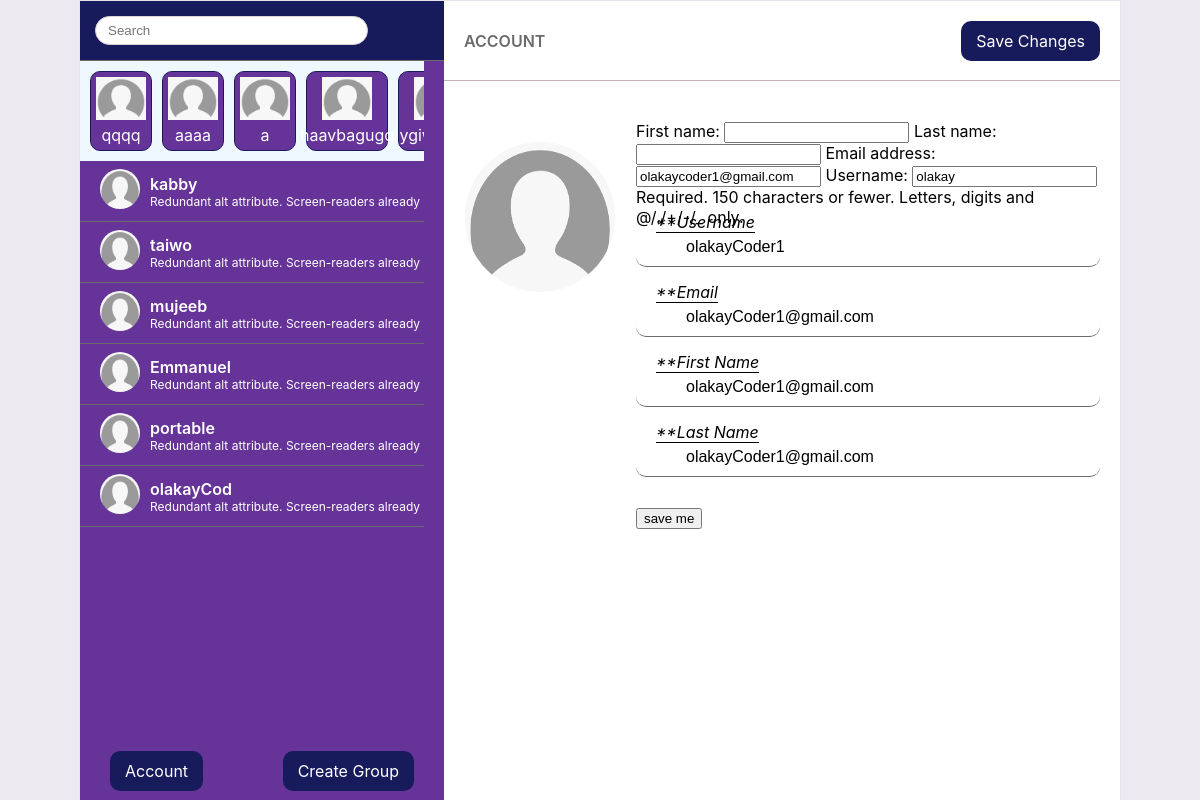
/account/profile/settings/ (signed in), run on an earlier commit of the app's database.
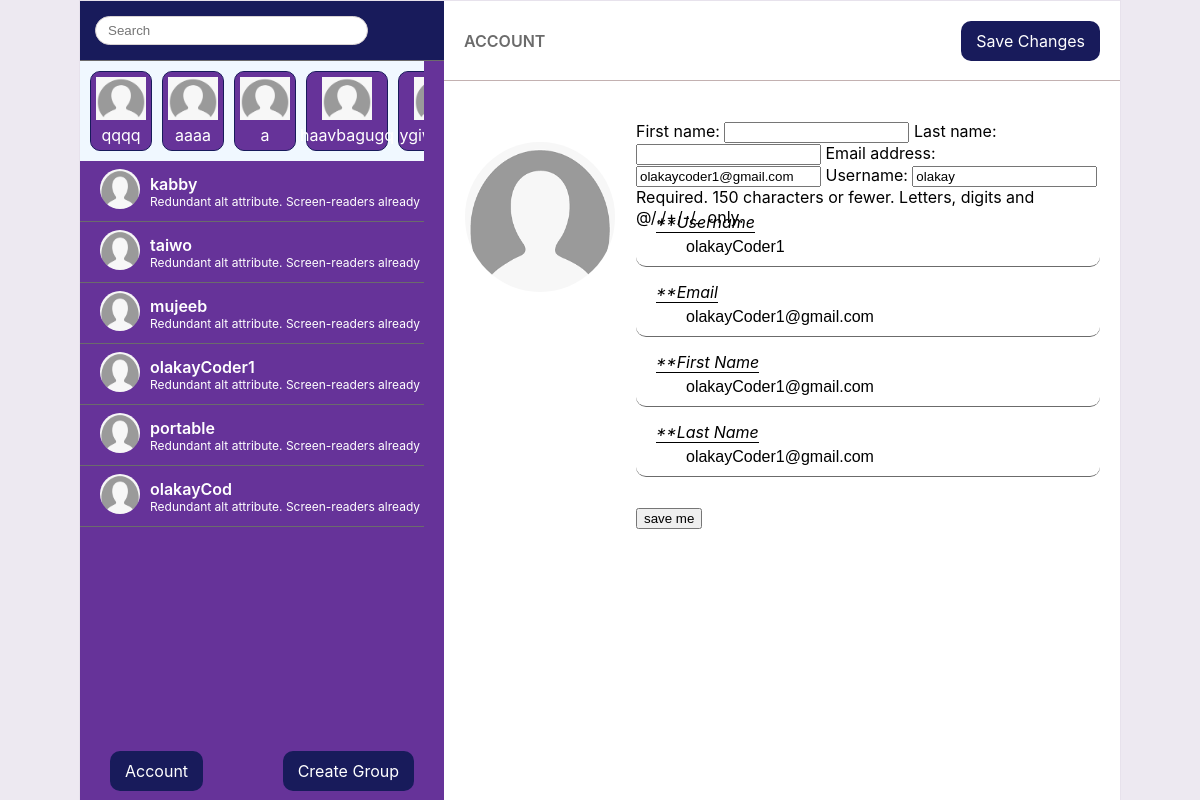
And on a later commit of the database.
### chat/models.py (models this page shows)
class CustomUser(AbstractUser):
    status = models.BooleanField(default=False)
    address = models.TextField(blank=True)
    profile_image = models.ImageField(default='image-default.png', upload_to='uploads')
    created_at = models.DateTimeField(auto_now_add=True)
    updated_at = models.DateTimeField(auto_now=True)

### accounts/views.py (the view)
# urls.py: path('profile/settings/', views.account_profile_settings, name='settings'),
@login_required
def account_profile_settings(request):
    user = request.user
    if request.method == 'POST':
        user_to_update =  CustomUser.objects.get(id=user.id)
        form = UserUpdateForm(instance=user_to_update, data=request.POST)
        if form.is_valid():
            form.save()
            return redirect('/account/profile/')
    form = UserUpdateForm(instance=user)
    groups = Threads.objects.filter(thread_type='group')
    users = CustomUser.objects.all().exclude(id=request.user.id)
    context = { 'users': users, 'groups': groups , 'form': form}
    return render(request,'accounts/settings.html', context)

### accounts/forms.py
class UserUpdateForm(forms.ModelForm):
    class Meta:
        model = CustomUser
        fields = ['first_name', 'last_name', 'email', 'username']

### accounts/templates/accounts/settings.html (shortened to what this page needs)
{% extends 'chat/general.html' %}
{% load static %}
{% block content%}
<div class="Display">
    <div class="left-side-top-settings">
        <h3>ACCOUNT</h3>
        <div class="edit"  style="cursor: pointer;" id="test">
            <a  href="/account/profile/settings/">
                <span>Save Changes</span>
            </a>
        </div>
    </div>
    <div class="left-side-settings">
        <div class="profile-image">
            <div>
                <img src="{% static 'images/image-default.png' %}" alt="profile image" width="500" height="500"/>
            </div>
            <form class="Account-detail-form" method="post">
            {{ form }}
                <div class="input-container">
                    <label for="username"><i>**Username</i></label>
                    <input type="text" name="username" value="olakayCoder1" id="username">
                </div>
                <div class="input-container">
                    <label for="username"><i>**Email</i></label>
                    <input type="email" name="email" value="olakayCoder1@gmail.com" id="email">
                </div>
                <div class="input-container">
                    <label for="username"><i>**First Name</i></label>
                    <input type="text" name="first-name" value="olakayCoder1@gmail.com" id="first-name">
                </div>
                <div class="input-container">
                    <label for="username"><i>**Last Name</i></label>
                    <input type="text" name="last-name" value="olakayCoder1@gmail.com" id="last-name">
                </div>
                <input type="submit" value="save me">
            </form>
        </div>
    </div>
</div>
{% endblock %}

### chat/templates/chat/general.html (shortened to what this page needs)
{% load static %}
<!DOCTYPE html>
<html lang="en">
<head>
    <link rel="stylesheet" href="{% static 'css/style.css' %}" >
</head>
<body>
    <div class="App">
        <div class="LeftSide">
            <div class="topLeft">
                <form class="Search">
                    <input type='text' placeholder="Search " />
                </form>
            </div>
            <ul class="users-list">
                <li class="group">
                    {% for group in groups reversed %}
                    <div class="group-item">
                        <a href="/chat/group/{{group.name}}" id="{{ user.id }}" >
                            <img src="{% static 'images/image-default.png'%}" alt='profile' width=50/>
                            <marquee scrolldirection="left">{{ group.name}} </marquee>
                        </a>
                    </div>
                    {% endfor %}
                </li>
                {% for user in users%}
                <li class='user-container'>
                    <a href="/chat/{{user.username}}" id="{{ user.id }}">
                        <img src="{% static 'images/image-default.png'%}" alt='profile' width=50/>
                    </a>
                    <a href="/chat/{{user.username}}" id="{{ user.id }}" >
                        <div>
                            <strong class="user-username">{{ user.username }}</strong>
                            <p>Redundant alt attribute. Screen-readers already announc Redundant alt attribute.</p>
                        </div>
                    </a>
                </li>
                {% endfor %}
            </ul>
            <div class="Settings"  style="cursor: pointer;">
                <a href="/account/profile/">
                    <span>Account</span>
                </a>
            </div>
            <div class='Add' id="createGroup" style="cursor: pointer;">
                <span>Create Group</span>
            </div>
        </div>
        {%  block content %}{% endblock%}
    </div>
</body>
</html>

What changed in the data, as far as the page shows it:
changed CustomUser: username "Emmanuel" → "olakayCoder1"
